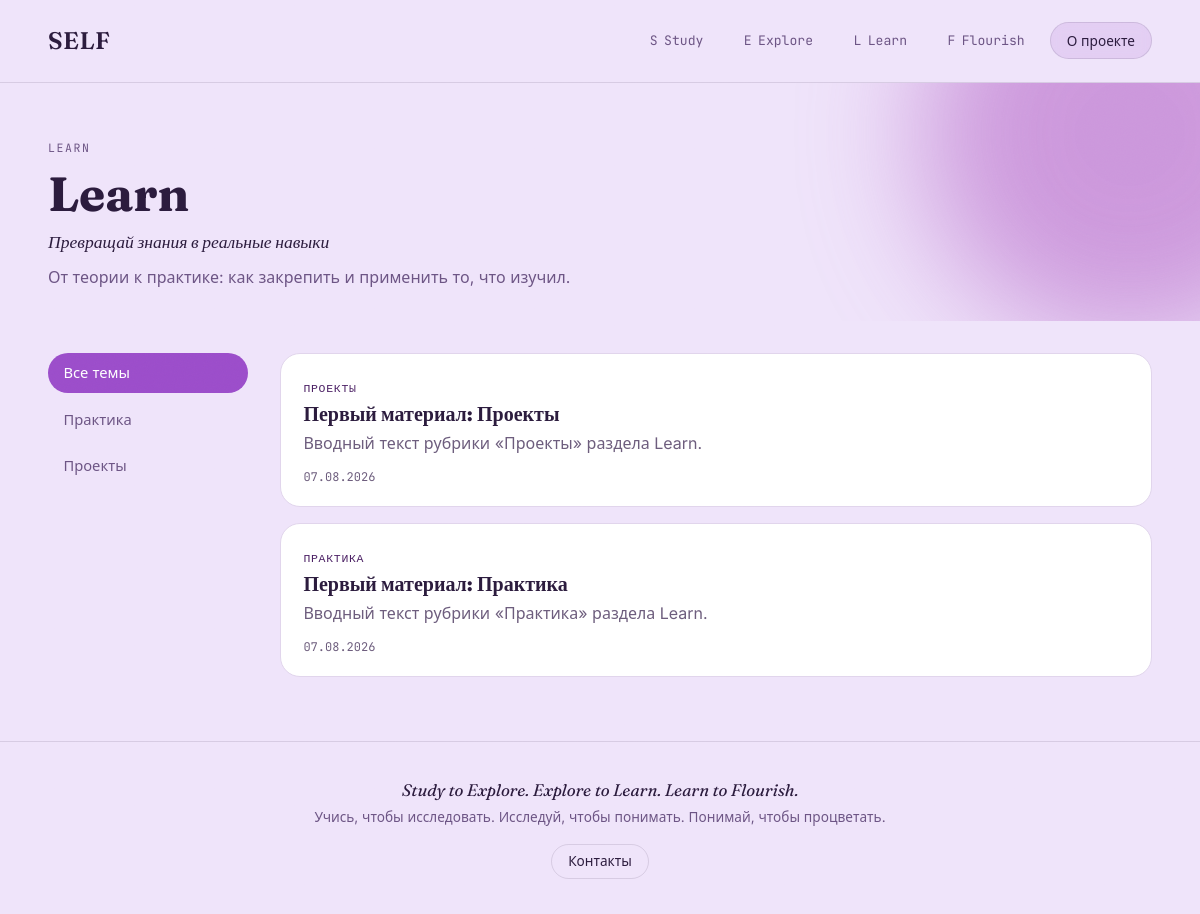
The page /learn/ on the database its author committed.
### models.py (models this page shows, shortened)
class Section(db.Model):
    id = db.Column(db.Integer, primary_key=True)
    slug = db.Column(db.String(32), unique=True, nullable=False)      # study / explore / learn / flourish
    name = db.Column(db.String(64), nullable=False)                    # "Study"
    tagline = db.Column(db.String(255))                                 # короткий подзаголовок
    description = db.Column(db.Text)
    accent = db.Column(db.String(16), default="#3B5169")                # HEX цвет раздела для фронта
    order = db.Column(db.Integer, default=0)
    subsections = db.relationship(
        "Subsection", backref="section", order_by="Subsection.order",
        cascade="all, delete-orphan",
    )

class Subsection(db.Model):
    id = db.Column(db.Integer, primary_key=True)
    section_id = db.Column(db.Integer, db.ForeignKey("section.id"), nullable=False)
    slug = db.Column(db.String(64), nullable=False)
    name = db.Column(db.String(128), nullable=False)
    description = db.Column(db.Text)
    order = db.Column(db.Integer, default=0)
    posts = db.relationship(
        "Post", backref="subsection", order_by="Post.published_at.desc()",
        cascade="all, delete-orphan",
    )
    __table_args__ = (
        db.UniqueConstraint("section_id", "slug", name="uq_subsection_slug_per_section"),
    )

class Post(db.Model):
    id = db.Column(db.Integer, primary_key=True)
    subsection_id = db.Column(db.Integer, db.ForeignKey("subsection.id"), nullable=False)
    title = db.Column(db.String(255), nullable=False)
    slug = db.Column(db.String(255), unique=True, nullable=False)
    summary = db.Column(db.String(500))                # короткий анонс для карточек/превью
    content = db.Column(db.Text, nullable=False)        # markdown
    content_type = db.Column(db.String(16), default="text")   # text | video | audio | gallery
    cover_image_url = db.Column(db.String(512))
    author = db.Column(db.String(128), default="SELF")
    published = db.Column(db.Boolean, default=True)
    created_at = db.Column(db.DateTime, default=datetime.utcnow)
    updated_at = db.Column(db.DateTime, default=datetime.utcnow, onupdate=datetime.utcnow)
    published_at = db.Column(db.DateTime, default=datetime.utcnow)
    source = db.Column(db.String(16), default="web")          # web | bot
    telegram_message_id = db.Column(db.BigInteger, index=True, nullable=True)
    tags = db.relationship("Tag", secondary=post_tags, backref="posts")

### routes/sections.py (the view)
@bp.route("/<section_slug>/")
def section_view(section_slug):
    section = Section.query.filter_by(slug=section_slug).first_or_404()
    tag_slug = request.args.get("tag")
    posts_query = (
        Post.query.join(Subsection)
        .filter(Subsection.section_id == section.id, Post.published.is_(True))
    )
    if tag_slug:
        posts_query = posts_query.filter(Post.tags.any(slug=tag_slug))
    posts = posts_query.order_by(Post.published_at.desc()).all()
    return render_template(
        "section.html", section=section, posts=posts, active_subsection=None, active_tag=tag_slug
    )

### templates/section.html (shortened to what this page needs)
{% extends "base.html" %}
{% block content %}
<section class="section-hero section-hero--{{ section.slug }}">
  <p class="eyebrow">{{ section.slug }}</p>
  <h1>{{ section.name }}</h1>
  <p class="section-tagline">{{ section.tagline }}</p>
  {% if section.description %}<p class="section-desc">{{ section.description }}</p>{% endif %}
</section>
<div class="section-body">
  <aside class="subsection-nav">
    <a href="{{ url_for('sections.section_view', section_slug=section.slug) }}"
       class="subsection-link {{ 'is-active' if not active_subsection }}">Все темы</a>
    {% for sub in section.subsections %}
      <a href="{{ url_for('sections.subsection_view', section_slug=section.slug, subsection_slug=sub.slug) }}"
         class="subsection-link {{ 'is-active' if active_subsection and active_subsection.id == sub.id }}">{{ sub.name }}</a>
    {% endfor %}
  </aside>
  <div class="post-list">
    {% if posts %}
      {% for post in posts %}
      <a href="{{ url_for('sections.post_view', post_slug=post.slug) }}" class="post-card post-card--{{ section.slug }}">
        <span class="post-card-sub">{{ post.subsection.name }}</span>
        <h2>{{ post.title }}</h2>
        {% if post.summary %}<p>{{ post.summary }}</p>{% endif %}
        <time>{{ post.published_at.strftime('%d.%m.%Y') }}</time>
      </a>
      {% endfor %}
    {% else %}
      <p class="empty-state">Здесь пока пусто — материалы скоро появятся.</p>
    {% endif %}
  </div>
</div>
{% endblock %}

### static/css/style.css (style rules this page uses)
:root { color-scheme: light; --canvas: #EFE4FA; --canvas-ink: #2B1B3D; --canvas-ink-soft: #6C5484; --canvas-line: rgba(43, 27, 61, 0.12); --canvas-raised: #E4D4F3; --orb-ink: #FBF7FE; --paper: #F9F5FC; --paper-raised: #FFFFFF; --ink: #221730; --ink-soft: #6C5C7C; --line: #E1D5EC; --accent: #9B4DCA; --accent-soft: #D79FE8; --accent-deep: #4A1F63; --study: #5B2A7A; --explore: #8B3FA8; --learn: #B15AC4; --flourish: #E08FD1; --study-ink: #FFFFFF; --explore-ink: #FFFFFF; --learn-ink: #FFFFFF; --flourish-ink: #3A1650; --font-display: "Fraunces", serif; --font-body: "Inter", system-ui, sans-serif; --font-mono: "JetBrains Mono", ui-monospace, monospace; --radius: 4px; --radius-lg: 20px; }
* { box-sizing: border-box; }
html { scroll-behavior: smooth; }
body { margin: 0; background: var(--canvas); color: var(--canvas-ink); font-family: var(--font-body); line-height: 1.5; -webkit-font-smoothing: antialiased; position: relative; }
a { color: inherit; text-decoration: none; }
h1, h2, h3, h4, h5, h6 { font-family: var(--font-display); color: var(--canvas-ink); line-height: 1.2; margin: 1.4em 0 0.6em; }
p { color: var(--canvas-ink); margin: 0 0 1em; max-width: 72ch; }
.eyebrow { font-family: var(--font-mono); text-transform: uppercase; letter-spacing: 0.14em; font-size: 0.72rem; color: var(--canvas-ink-soft); margin: 0 0 0.6rem; }
.section-hero { position: relative; padding: clamp(2rem, 5vw, 3.5rem) clamp(1.2rem, 4vw, 3rem) 2rem; max-width: 1200px; margin: 0 auto; overflow: hidden; }
.section-hero::before { content: ""; position: absolute; width: 420px; height: 420px; right: -140px; top: -160px; border-radius: 50%; filter: blur(60px); opacity: 0.55; z-index: 0; }
.section-hero--learn::before { background: var(--learn); }
.section-hero h1, .section-tagline, .section-desc, .section-hero .eyebrow { position: relative; z-index: 1; }
.section-hero h1 { font-family: var(--font-display); font-size: clamp(2rem, 5vw, 3rem); margin: 0 0 0.4rem; color: var(--canvas-ink); }
.section-tagline { font-style: italic; font-family: var(--font-display); font-size: 1.1rem; margin: 0 0 0.6rem; color: var(--canvas-ink); }
.section-desc { color: var(--canvas-ink-soft); max-width: 60ch; margin: 0; }
.section-body { display: grid; grid-template-columns: 200px 1fr; gap: 2rem; padding: 2rem clamp(1.2rem, 4vw, 3rem) 4rem; max-width: 1200px; margin: 0 auto; }
.subsection-nav { display: flex; flex-direction: column; gap: 0.4rem; position: sticky; top: 1.5rem; align-self: start; }
.subsection-link { padding: 0.5rem 0.9rem; border-radius: 999px; color: var(--canvas-ink-soft); font-size: 0.92rem; border: 1px solid transparent; white-space: nowrap; }
.subsection-link.is-active { background: var(--accent); color: #fff; }
.post-list { display: flex; flex-direction: column; gap: 1rem; }
.post-card { border: 1px solid var(--line); border-radius: var(--radius-lg); padding: 1.2rem 1.4rem; background: var(--paper-raised); color: var(--ink); display: block; transition: transform 0.15s, box-shadow 0.15s; }
.post-card-sub { font-family: var(--font-mono); font-size: 0.72rem; color: var(--accent-deep); text-transform: uppercase; letter-spacing: 0.06em; }
.post-card h2 { font-family: var(--font-display); font-size: 1.25rem; margin: 0.3rem 0; }
.post-card p { margin: 0 0 0.5rem; color: var(--ink-soft); }
.post-card time { font-family: var(--font-mono); font-size: 0.75rem; color: var(--ink-soft); }

### rows shown on the page
Section: slug "LEARN", name "Learn", tagline "Превращай знания в реальные навыки", description "От теории к практике: как закрепить и применить то, что изучил."
Subsection: name "Практика"
Subsection: name "Проекты"
Post: subsection.name "ПРОЕКТЫ", title "Первый материал: Проекты", summary "Вводный текст рубрики «Проекты» раздела Learn.", published_at "07.08.2026"
Post: subsection.name "ПРАКТИКА", title "Первый материал: Практика", summary "Вводный текст рубрики «Практика» раздела Learn.", published_at "07.08.2026"

### other values the page prints
{{ s[0]|upper }} "S" "E" "L" "F"
{{ s|capitalize }} "Study" "Explore" "Learn" "Flourish"
